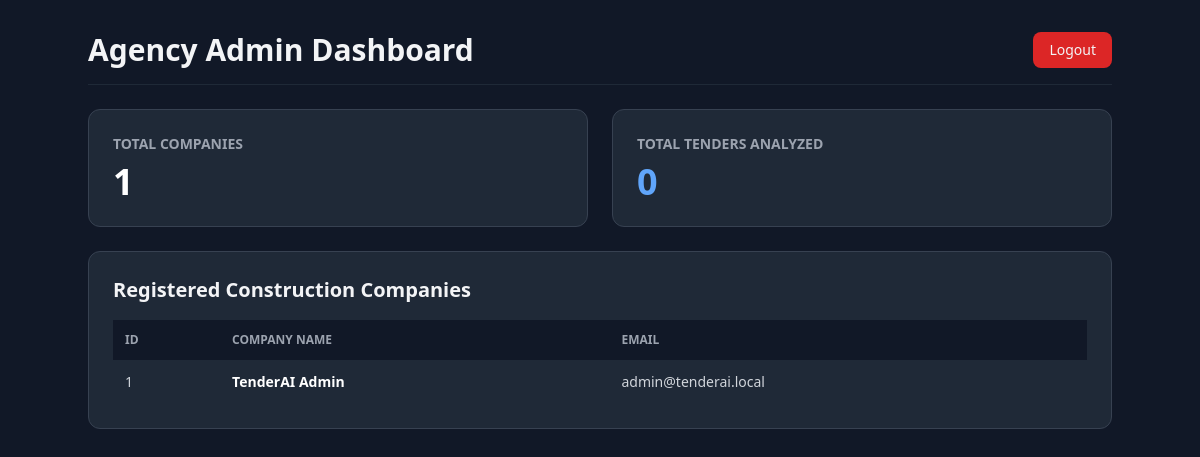
/admin-panel (signed in), run on an earlier commit of the app's database.
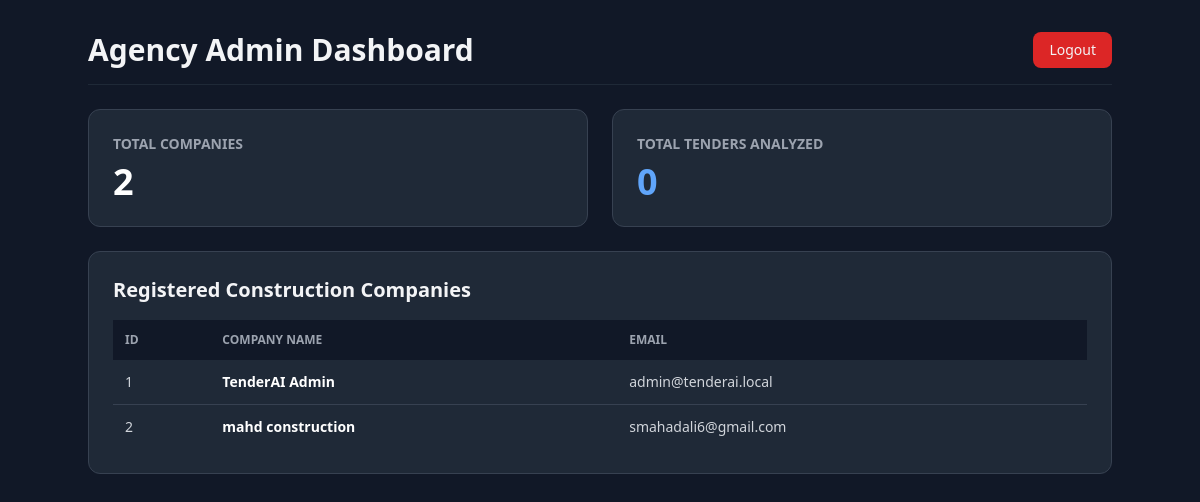
And on a later commit of the database.
### main.py (models this page shows)
class Company(Base):
    __tablename__ = "companies"
    id = Column(Integer, primary_key=True, index=True)
    company_name = Column(String, unique=True, index=True)
    email = Column(String, unique=True, index=True)
    hashed_password = Column(String)
    is_admin = Column(Boolean, default=False)
    created_at = Column(DateTime, default=datetime.datetime.utcnow)

### main.py (the view)
@app.get("/admin-panel", response_class=HTMLResponse)
async def admin_panel(request: Request, db: Session = Depends(get_db)):
    current_user = get_current_company(request, db)
    if not current_user:
        return RedirectResponse(url="/login", status_code=303)
    if not current_user.is_admin:
        raise HTTPException(status_code=403, detail="Access denied")
    all_companies = db.query(Company).all()
    all_tenders = db.query(Tender).all()
    return templates.TemplateResponse(
        request,
        "admin.html",
        {
            "request": request,
            "companies": all_companies,
            "tenders": all_tenders,
            "admin_name": current_user.company_name,
        },
    )

### templates/admin.html (shortened to what this page needs)
<!DOCTYPE html>
<html lang="en">
<head>
    <script src="https://cdn.tailwindcss.com"></script>
</head>
<body class="bg-gray-900 text-gray-100 min-h-screen p-8">
    <div class="max-w-5xl mx-auto space-y-6">
        <div class="flex justify-between items-center border-b border-gray-800 pb-4">
            <h1 class="text-3xl font-bold">Agency Admin Dashboard</h1>
            <a href="/logout" class="bg-red-600 hover:bg-red-500 px-4 py-2 rounded-lg text-sm font-medium">Logout</a>
        </div>
        <div class="grid grid-cols-2 gap-6">
            <div class="bg-gray-800 border border-gray-700 p-6 rounded-xl">
                <h3 class="text-gray-400 text-sm font-semibold uppercase">Total Companies</h3>
                <p class="text-4xl font-extrabold text-white mt-2">{{ companies | length }}</p>
            </div>
            <div class="bg-gray-800 border border-gray-700 p-6 rounded-xl">
                <h3 class="text-gray-400 text-sm font-semibold uppercase">Total Tenders Analyzed</h3>
                <p class="text-4xl font-extrabold text-blue-400 mt-2">{{ tenders | length }}</p>
            </div>
        </div>
        <div class="bg-gray-800 border border-gray-700 rounded-xl p-6">
            <h2 class="text-xl font-bold mb-4">Registered Construction Companies</h2>
            <table class="w-full text-left text-sm text-gray-300">
                <thead class="bg-gray-900 uppercase text-xs text-gray-400">
                    <tr>
                        <th class="p-3">ID</th>
                        <th class="p-3">Company Name</th>
                        <th class="p-3">Email</th>
                    </tr>
                </thead>
                <tbody class="divide-y divide-gray-700">
                    {% for comp in companies %}
                    <tr>
                        <td class="p-3">{{ comp.id }}</td>
                        <td class="p-3 font-semibold text-white">{{ comp.company_name }}</td>
                        <td class="p-3">{{ comp.email }}</td>
                    </tr>
                    {% endfor %}
                </tbody>
            </table>
        </div>
    </div>
</body>
</html>

What changed in the data, as far as the page shows it:
added Company: id "2", company_name "mahd construction", email "smahadali6@gmail.com"
Also different on the page:
{{ companies | length }}: "1" → "2"
